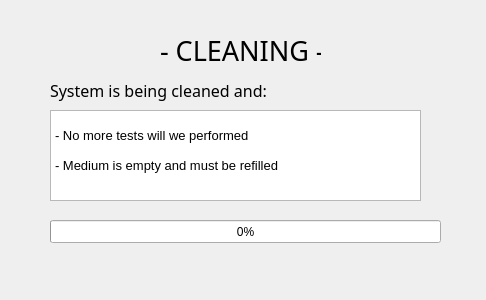
<?xml version="1.0" encoding="UTF-8"?>
<ui version="4.0">
 <class>Dialog</class>
 <widget class="QDialog" name="Dialog">
  <property name="geometry">
   <rect>
    <x>0</x>
    <y>0</y>
    <width>486</width>
    <height>300</height>
   </rect>
  </property>
  <property name="windowTitle">
   <string>Dialog</string>
  </property>
  <widget class="QTextBrowser" name="clean_browser">
   <property name="geometry">
    <rect>
     <x>50</x>
     <y>110</y>
     <width>371</width>
     <height>91</height>
    </rect>
   </property>
   <property name="html">
    <string>&lt;!DOCTYPE HTML PUBLIC &quot;-//W3C//DTD HTML 4.0//EN&quot; &quot;http://www.w3.org/TR/REC-html40/strict.dtd&quot;&gt;
&lt;html&gt;&lt;head&gt;&lt;meta name=&quot;qrichtext&quot; content=&quot;1&quot; /&gt;&lt;style type=&quot;text/css&quot;&gt;
p, li { white-space: pre-wrap; }
&lt;/style&gt;&lt;/head&gt;&lt;body style=&quot; font-family:'MS Shell Dlg 2'; font-size:8.25pt; font-weight:400; font-style:normal;&quot;&gt;
&lt;p style=&quot;-qt-paragraph-type:empty; margin-top:0px; margin-bottom:0px; margin-left:0px; margin-right:0px; -qt-block-indent:0; text-indent:0px; font-size:8pt;&quot;&gt;&lt;br /&gt;&lt;/p&gt;
&lt;p style=&quot; margin-top:0px; margin-bottom:0px; margin-left:0px; margin-right:0px; -qt-block-indent:0; text-indent:0px;&quot;&gt;&lt;span style=&quot; font-size:10pt;&quot;&gt;- No more tests will we performed&lt;/span&gt;&lt;/p&gt;
&lt;p style=&quot;-qt-paragraph-type:empty; margin-top:0px; margin-bottom:0px; margin-left:0px; margin-right:0px; -qt-block-indent:0; text-indent:0px; font-size:10pt;&quot;&gt;&lt;br /&gt;&lt;/p&gt;
&lt;p style=&quot; margin-top:0px; margin-bottom:0px; margin-left:0px; margin-right:0px; -qt-block-indent:0; text-indent:0px;&quot;&gt;&lt;span style=&quot; font-size:10pt;&quot;&gt;- Medium is empty and must be refilled&lt;/span&gt;&lt;/p&gt;&lt;/body&gt;&lt;/html&gt;</string>
   </property>
  </widget>
  <widget class="QProgressBar" name="progress_bar">
   <property name="geometry">
    <rect>
     <x>50</x>
     <y>220</y>
     <width>391</width>
     <height>23</height>
    </rect>
   </property>
   <property name="maximum">
    <number>99</number>
   </property>
   <property name="value">
    <number>0</number>
   </property>
  </widget>
  <widget class="QLabel" name="label">
   <property name="geometry">
    <rect>
     <x>160</x>
     <y>30</y>
     <width>161</width>
     <height>41</height>
    </rect>
   </property>
   <property name="font">
    <font>
     <family>Franklin Gothic Book</family>
     <pointsize>20</pointsize>
    </font>
   </property>
   <property name="text">
    <string>- CLEANING -</string>
   </property>
  </widget>
  <widget class="QLabel" name="label_2">
   <property name="geometry">
    <rect>
     <x>50</x>
     <y>70</y>
     <width>221</width>
     <height>41</height>
    </rect>
   </property>
   <property name="font">
    <font>
     <family>Franklin Gothic Book</family>
     <pointsize>12</pointsize>
    </font>
   </property>
   <property name="text">
    <string>System is being cleaned and:</string>
   </property>
  </widget>
 </widget>
 <resources/>
 <connections/>
</ui>
